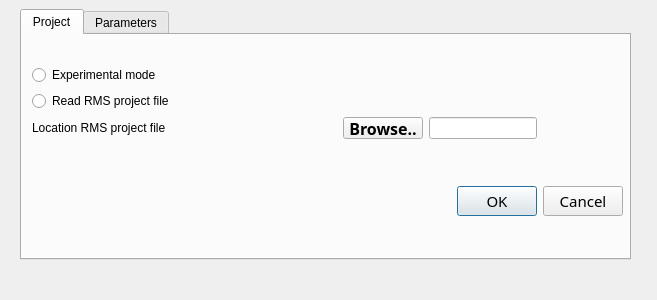
<?xml version="1.0" encoding="UTF-8"?>
<ui version="4.0">
 <class>Form</class>
 <widget class="QWidget" name="Form">
  <property name="geometry">
   <rect>
    <x>0</x>
    <y>0</y>
    <width>657</width>
    <height>300</height>
   </rect>
  </property>
  <property name="windowTitle">
   <string>Form</string>
  </property>
  <widget class="QDockWidget" name="Project_dockWidget">
   <property name="geometry">
    <rect>
     <x>-10</x>
     <y>-20</y>
     <width>641</width>
     <height>431</height>
    </rect>
   </property>
   <widget class="QWidget" name="dockWidgetContents">
    <widget class="QTabWidget" name="Project_Parameter_tabWidget">
     <property name="geometry">
      <rect>
       <x>30</x>
       <y>10</y>
       <width>611</width>
       <height>251</height>
      </rect>
     </property>
     <property name="currentIndex">
      <number>0</number>
     </property>
     <widget class="QWidget" name="tab">
      <attribute name="title">
       <string>Project</string>
      </attribute>
      <widget class="QWidget" name="layoutWidget">
       <property name="geometry">
        <rect>
         <x>10</x>
         <y>30</y>
         <width>591</width>
         <height>151</height>
        </rect>
       </property>
       <layout class="QFormLayout" name="formLayout_10">
        <item row="0" column="0">
         <layout class="QFormLayout" name="formLayout_8">
          <item row="0" column="0">
           <widget class="QRadioButton" name="Experimental_mode_radioButton">
            <property name="font">
             <font>
              <weight>50</weight>
              <bold>false</bold>
             </font>
            </property>
            <property name="text">
             <string>Experimental mode</string>
            </property>
           </widget>
          </item>
          <item row="1" column="0">
           <widget class="QRadioButton" name="ReadRMSProjectFile_radioButton">
            <property name="font">
             <font>
              <weight>50</weight>
              <bold>false</bold>
             </font>
            </property>
            <property name="text">
             <string>Read RMS project file</string>
            </property>
           </widget>
          </item>
         </layout>
        </item>
        <item row="1" column="0" colspan="2">
         <layout class="QGridLayout" name="gridLayout_2">
          <item row="0" column="0">
           <widget class="QLabel" name="LocationRMSproject_FileLabel">
            <property name="font">
             <font>
              <weight>50</weight>
              <bold>false</bold>
             </font>
            </property>
            <property name="text">
             <string>Location RMS project file</string>
            </property>
           </widget>
          </item>
          <item row="0" column="1">
           <spacer name="After_LocationRMSprojectfile_horizontalSpacer">
            <property name="orientation">
             <enum>Qt::Horizontal</enum>
            </property>
            <property name="sizeHint" stdset="0">
             <size>
              <width>40</width>
              <height>20</height>
             </size>
            </property>
           </spacer>
          </item>
          <item row="0" column="3">
           <spacer name="AfterLineEdit_horizontalSpacer">
            <property name="orientation">
             <enum>Qt::Horizontal</enum>
            </property>
            <property name="sizeHint" stdset="0">
             <size>
              <width>40</width>
              <height>20</height>
             </size>
            </property>
           </spacer>
          </item>
          <item row="0" column="4">
           <widget class="QPushButton" name="BrowseProjectFilepushButton">
            <property name="font">
             <font>
              <family>Abyssinica SIL</family>
              <pointsize>12</pointsize>
              <weight>75</weight>
              <bold>true</bold>
             </font>
            </property>
            <property name="text">
             <string>Browse..</string>
            </property>
           </widget>
          </item>
          <item row="0" column="6">
           <spacer name="After_Browse_PushButton_horizontalSpacer">
            <property name="orientation">
             <enum>Qt::Horizontal</enum>
            </property>
            <property name="sizeHint" stdset="0">
             <size>
              <width>40</width>
              <height>20</height>
             </size>
            </property>
           </spacer>
          </item>
          <item row="0" column="5">
           <widget class="QLineEdit" name="BrowseProjectLineEdit"/>
          </item>
         </layout>
        </item>
        <item row="3" column="1">
         <widget class="QDialogButtonBox" name="Ok_Cancel_buttonBox">
          <property name="font">
           <font>
            <family>Abyssinica SIL</family>
            <pointsize>11</pointsize>
            <weight>50</weight>
            <bold>false</bold>
           </font>
          </property>
          <property name="standardButtons">
           <set>QDialogButtonBox::Cancel|QDialogButtonBox::Ok</set>
          </property>
         </widget>
        </item>
        <item row="2" column="1">
         <spacer name="verticalSpacer">
          <property name="orientation">
           <enum>Qt::Vertical</enum>
          </property>
          <property name="sizeHint" stdset="0">
           <size>
            <width>20</width>
            <height>40</height>
           </size>
          </property>
         </spacer>
        </item>
       </layout>
      </widget>
     </widget>
     <widget class="QWidget" name="tab_2">
      <attribute name="title">
       <string>Parameters</string>
      </attribute>
      <widget class="QWidget" name="">
       <property name="geometry">
        <rect>
         <x>80</x>
         <y>40</y>
         <width>451</width>
         <height>146</height>
        </rect>
       </property>
       <layout class="QGridLayout" name="gridLayout">
        <item row="0" column="0">
         <widget class="QLabel" name="WorkflowName_label">
          <property name="font">
           <font>
            <weight>50</weight>
            <bold>false</bold>
           </font>
          </property>
          <property name="text">
           <string>Workflow name</string>
          </property>
         </widget>
        </item>
        <item row="0" column="2">
         <widget class="KTreeWidgetSearchLine" name="WorkflowName_ktreewidgetsearchline"/>
        </item>
        <item row="1" column="0">
         <widget class="QLabel" name="GridModelName_label">
          <property name="font">
           <font>
            <weight>50</weight>
            <bold>false</bold>
           </font>
          </property>
          <property name="text">
           <string>Grid Model name</string>
          </property>
         </widget>
        </item>
        <item row="1" column="2">
         <widget class="KTreeWidgetSearchLine" name="GridModelName_ktreewidgetsearchline"/>
        </item>
        <item row="2" column="0">
         <widget class="QLabel" name="FaciesParameterName__label">
          <property name="font">
           <font>
            <weight>50</weight>
            <bold>false</bold>
           </font>
          </property>
          <property name="text">
           <string>Facies parameter name</string>
          </property>
         </widget>
        </item>
        <item row="2" column="2">
         <widget class="KTreeWidgetSearchLine" name="FaciesParameterName_ktreewidgetsearchline"/>
        </item>
        <item row="3" column="0">
         <widget class="QLabel" name="GaussianParameterName_label">
          <property name="font">
           <font>
            <weight>50</weight>
            <bold>false</bold>
           </font>
          </property>
          <property name="text">
           <string>Zones parameter name</string>
          </property>
         </widget>
        </item>
        <item row="3" column="2">
         <widget class="KTreeWidgetSearchLine" name="ZonesParameterName_ktreewidgetsearchline"/>
        </item>
        <item row="4" column="0">
         <widget class="QLabel" name="GaussiaParameterName_label">
          <property name="font">
           <font>
            <weight>50</weight>
            <bold>false</bold>
           </font>
          </property>
          <property name="text">
           <string>Gaussian parameter name</string>
          </property>
         </widget>
        </item>
        <item row="4" column="2">
         <widget class="KTreeWidgetSearchLine" name="GaussianParameterName_ktreewidgetsearchline"/>
        </item>
        <item row="0" column="1">
         <spacer name="horizontalSpacer">
          <property name="orientation">
           <enum>Qt::Horizontal</enum>
          </property>
          <property name="sizeHint" stdset="0">
           <size>
            <width>40</width>
            <height>20</height>
           </size>
          </property>
         </spacer>
        </item>
        <item row="1" column="1">
         <spacer name="horizontalSpacer_2">
          <property name="orientation">
           <enum>Qt::Horizontal</enum>
          </property>
          <property name="sizeHint" stdset="0">
           <size>
            <width>40</width>
            <height>20</height>
           </size>
          </property>
         </spacer>
        </item>
        <item row="2" column="1">
         <spacer name="horizontalSpacer_3">
          <property name="orientation">
           <enum>Qt::Horizontal</enum>
          </property>
          <property name="sizeHint" stdset="0">
           <size>
            <width>40</width>
            <height>20</height>
           </size>
          </property>
         </spacer>
        </item>
        <item row="3" column="1">
         <spacer name="horizontalSpacer_4">
          <property name="orientation">
           <enum>Qt::Horizontal</enum>
          </property>
          <property name="sizeHint" stdset="0">
           <size>
            <width>40</width>
            <height>20</height>
           </size>
          </property>
         </spacer>
        </item>
        <item row="4" column="1">
         <spacer name="horizontalSpacer_5">
          <property name="orientation">
           <enum>Qt::Horizontal</enum>
          </property>
          <property name="sizeHint" stdset="0">
           <size>
            <width>40</width>
            <height>20</height>
           </size>
          </property>
         </spacer>
        </item>
       </layout>
      </widget>
     </widget>
    </widget>
   </widget>
  </widget>
 </widget>
 <customwidgets>
  <customwidget>
   <class>KTreeWidgetSearchLine</class>
   <extends>KLineEdit</extends>
   <header>ktreewidgetsearchline.h</header>
  </customwidget>
  <customwidget>
   <class>KLineEdit</class>
   <extends>QLineEdit</extends>
   <header>klineedit.h</header>
  </customwidget>
 </customwidgets>
 <resources/>
 <connections/>
</ui>
